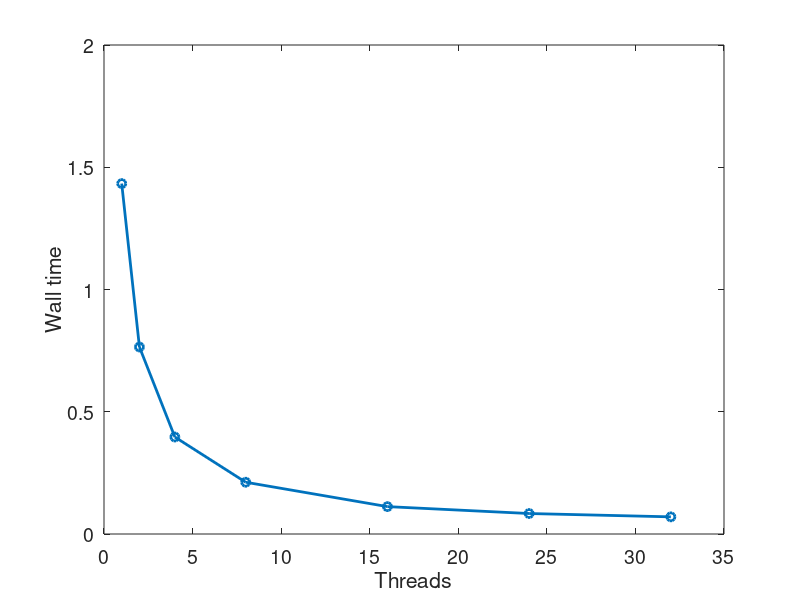

Here is the MATLAB script that generated this plot: (Note: this script raises an error after producing the figure.)
clear; close all;
load times.csv
plot(times(:,1),times(:,2),'-o','LineWidth',2)
xlabel('Threads')
ylabel('Wall time')
set(gca,'fontsize',14);
set(gcf, 'Color', 'w');
export_fig 'timePlot.png'
